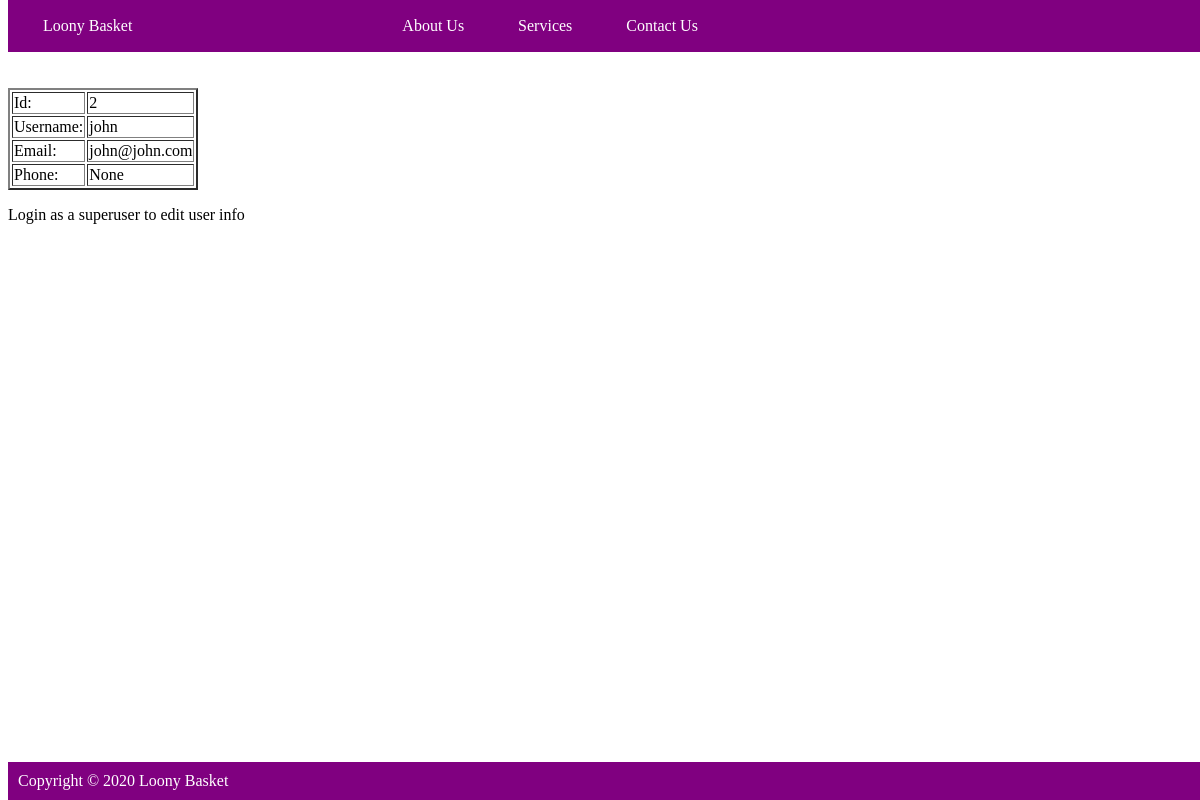
The page /userdetail/2/ on the database its author committed.
### groceries_new/models.py (models this page shows, shortened)
class RegisteredUser(models.Model):
    name=models.CharField(max_length=100)
    emailid=models.CharField(max_length=100)
    phoneNum=models.CharField(blank=True, null=True, max_length=20)
    password = models.CharField(max_length=30)
    profilePic=models.ImageField(upload_to='profile_pics',default='default.jpg')

### groceries_new/views.py (the view)
# urls.py: path("userdetail/<int:pk>/", views.UserDetailView.as_view(template_name="userdetail.html"), name="userdetail"),
class UserDetailView(DetailView):
    model=RegisteredUser

### groceries_new/templates/userdetail.html (shortened to what this page needs)
{% extends "base.html" %}
    {% block content %}
    	<table border="2">
    		<tr>
    			<td>Id:</td><td>{{ object.id }}</td>
    		</tr>
    		<tr>
    			<td>Username:</td><td>{{ object.name }}</td>
    		</tr>
    		<tr>
    			<td>Email:</td><td>{{ object.emailid }}</td>
    		</tr>
    		<tr>
    			<td>Phone:</td><td>{{ object.phoneNum }}</td>
    		</tr>
    	</table>
        {% if request.user.is_superuser %}
			<br>
            <a href="{% url 'userupdate' object.id %}"> Update</a>
		    <a href="{% url 'userdelete' object.id %}"> Delete</a>
        {% else %}
            <p>Login as a superuser to edit user info</p>
        {% endif %}
    {% endblock %}

### groceries_new/templates/base.html (style rules this page uses)
body { padding-top: 80px; padding-bottom: 80px; }

### rows shown on the page
RegisteredUser: id "2", name "john", emailid "john@john.com", phoneNum "None"
